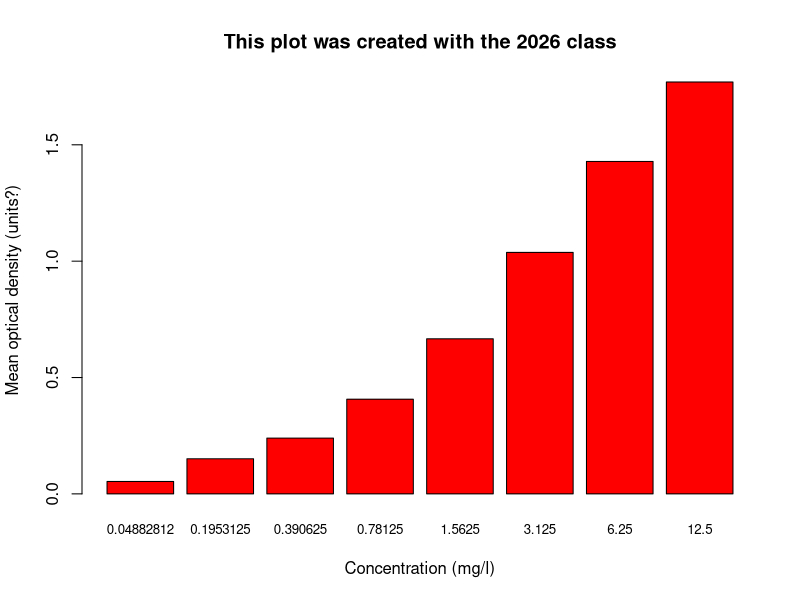

Write the R code that produced this figure.
# Esta es la sexta clase



# Comenzando a aprender a hacer un plot
head(DNase, 3)
?DNase

# Antes de ponerlo todo en el plot, voy a hacer un preanalisis, como un resumen
# Voy a calcular el mean density por concentracion

mean_density <- aggregate(density~conc, 
                          data=DNase, 
                          FUN=mean)
mean_density


# Barplot -----------------------------------------------------------------

# Para crear el barplot
barplot(
  height = mean_density$density,
  names.arg = mean_density$conc, 
  col= "red", 
  main= "This plot was created with the 2026 class",
  xlab= "Concentration (mg/l)",
  ylab= "Mean optical density (units?)",
  cex.names=0.8
)
